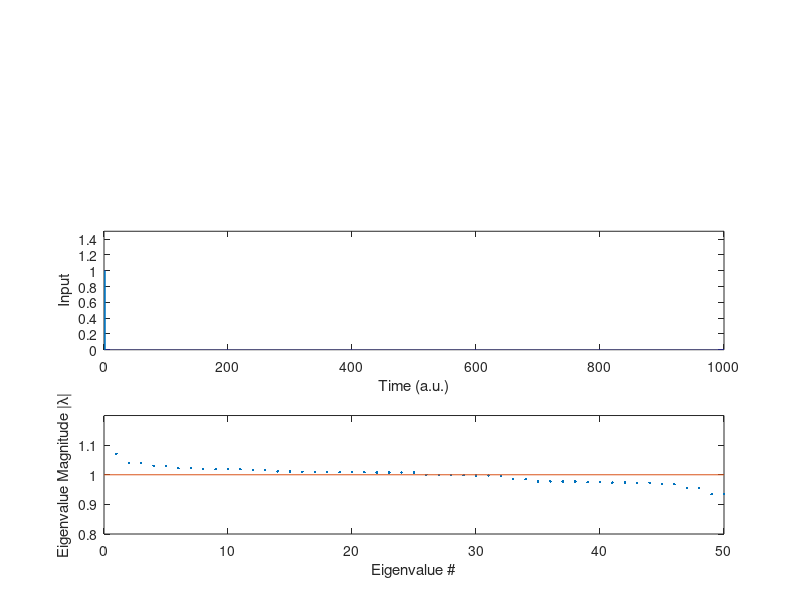

MATLAB code for this plot:
function [lam,bound]=shortterm_mem()
clear all

N = 50; % Number of neurons in network

dt = .01; % Discretization timestep
tau = .4; % Time constant

T = 1000; % Max time
S = ceil(T/dt); % num simulation steps
t = ((1:S)-1)*dt; % time

%% Simulate network

% Set up recurrent weight structure

W = zeros(N,N); % No recurrent connections

weight_scale = 1;
W = weight_scale*eye(N); % Autapses

[U,~,~] = svd(randn(N,N)); % Random orthonormal connections
W = weight_scale*U;

noise_scale = 0.2;
W = W + noise_scale/sqrt(N)*randn(N,N);

% Create input
I = zeros(1,S);
I(t>1 & t<2)=1;

% Create weights from stimulus into neural population
V = ones(N,1);

r = zeros(N,S);
for s = 1:S-1
  r(:,s+1) = r(:,s) + (dt/tau)*(W*r(:,s)-r(:,s)+V*I(s));
end

l=zeros(1,50);

for i=1:50
    [f,g]=find(abs(r(i,:))>=0.1,1,'last');
    l(i)=g;
end

% Calculate eigenvalues of recurrent weights

lam = eig(W);

subplot(311)
plot(t,r')
xlabel('Time (a.u.)')
ylabel('Activity')
subplot(312)
plot(t,I)
xlabel('Time (a.u.)')
ylabel('Input')
ylim([0,1.5])
subplot(313) % Plot eigenvalues of W in sorted order
plot(sort(abs(lam),'descend'),'.')
ylim([0.8,1.2])
line([0 50],[1 1])
xlabel('Eigenvalue #')
ylabel('Eigenvalue Magnitude |\lambda|')

prompt='bound';
bound=input(prompt);
